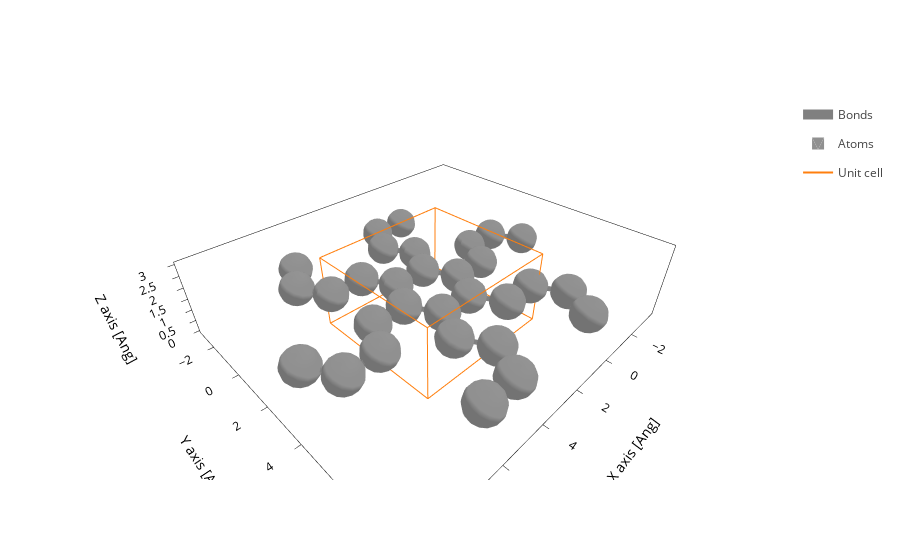

Write notebook code for a chart like this one.
### Code cell
# 1. Hexagonal carbon ring
ring = sisl.geom.graphene_flake(shells=0, bond=BOND, atoms="C", vacuum=VACUUM)

# 2. Arm to attach (here zigzag nanoribbon of length n)
arm = sisl.geom.graphene_nanoribbon(2, BOND, kind="armchair", vacuum=VACUUM)
# 3. Attach one arm to each of the 6 ring atoms
system = ring.copy()
center = np.mean(ring.xyz, axis=0)
for i in ring:
    # outward radial direction
    v = ring[i] - center
    # angle from +x axis
    angle = i*60
    print(angle)
    # rotate a copy of the arm so its axis aligns with v
    rotated = arm.rotate(angle, v=[0,0,1], origin=ring.xyz.mean(0))
    # translate so first atom of rotated arm is bond length away
    shift = ring[i] + v/np.linalg.norm(v)*BOND - rotated[0]
    rotated = rotated.translate(shift)
    # extend system
    system += rotated
print(system.atoms)
print(f"arms : 6 x 4 = {6*4}\nring : 6\ntotal: {6*4+6}")

# 4. Plot
system.plot()

### Figure 1 — Plotly figure (JSON) as saved in the notebook; plotly's stock layout.template omitted (floating-point values rounded to 4 significant figures; data arrays with more than 128 entries replaced by an {"elided": "..."} marker saying what was removed)
{"data": [{"line": {"color": "gray", "width": 10}, "meta": {}, "mode": "lines", "name": "Bonds", "opacity": 1, "type": "scatter3d", "x": {"elided": "630 float values"}, "y": {"elided": "630 float values"}, "z": {"elided": "630 float values"}}, {"alphahull": 0, "color": "#909090", "hovertemplate": "%{meta.position}", "legendgroup": "Atoms", "meta": {"meta": {"Atoms_i": 0}, "position": "(4.34, 2.73, 1.50)"}, "name": "Atoms", "opacity": 1, "showlegend": true, "showscale": false, "type": "mesh3d", "x": {"elided": "225 float values"}, "y": {"elided": "225 float values"}, "z": {"elided": "225 float values"}}, {"alphahull": 0, "color": "#909090", "hovertemplate": "%{meta.position}", "legendgroup": "Atoms", "meta": {"meta": {"Atoms_i": 1}, "position": "(3.63, 3.96, 1.50)"}, "name": "Atoms", "opacity": 1, "showlegend": false, "showscale": false, "type": "mesh3d", "x": {"elided": "225 float values"}, "y": {"elided": "225 float values"}, "z": {"elided": "225 float values"}}, {"alphahull": 0, "color": "#909090", "hovertemplate": "%{meta.position}", "legendgroup": "Atoms", "meta": {"meta": {"Atoms_i": 2}, "position": "(2.21, 3.96, 1.50)"}, "name": "Atoms", "opacity": 1, "showlegend": false, "showscale": false, "type": "mesh3d", "x": {"elided": "225 float values"}, "y": {"elided": "225 float values"}, "z": {"elided": "225 float values"}}, {"alphahull": 0, "color": "#909090", "hovertemplate": "%{meta.position}", "legendgroup": "Atoms", "meta": {"meta": {"Atoms_i": 3}, "position": "(1.50, 2.73, 1.50)"}, "name": "Atoms", "opacity": 1, "showlegend": false, "showscale": false, "type": "mesh3d", "x": {"elided": "225 float values"}, "y": {"elided": "225 float values"}, "z": {"elided": "225 float values"}}, {"alphahull": 0, "color": "#909090", "hovertemplate": "%{meta.position}", "legendgroup": "Atoms", "meta": {"meta": {"Atoms_i": 4}, "position": "(2.21, 1.50, 1.50)"}, "name": "Atoms", "opacity": 1, "showlegend": false, "showscale": false, "type": "mesh3d", "x": {"elided": "225 float values"}, "y": {"elided": "225 float values"}, "z": {"elided": "225 float values"}}, {"alphahull": 0, "color": "#909090", "hovertemplate": "%{meta.position}", "legendgroup": "Atoms", "meta": {"meta": {"Atoms_i": 5}, "position": "(3.63, 1.50, 1.50)"}, "name": "Atoms", "opacity": 1, "showlegend": false, "showscale": false, "type": "mesh3d", "x": {"elided": "225 float values"}, "y": {"elided": "225 float values"}, "z": {"elided": "225 float values"}}, {"alphahull": 0, "color": "#909090", "hovertemplate": "%{meta.position}", "legendgroup": "Atoms", "meta": {"meta": {"Atoms_i": 6}, "position": "(5.76, 2.73, 1.50)"}, "name": "Atoms", "opacity": 1, "showlegend": false, "showscale": false, "type": "mesh3d", "x": {"elided": "225 float values"}, "y": {"elided": "225 float values"}, "z": {"elided": "225 float values"}}, {"alphahull": 0, "color": "#909090", "hovertemplate": "%{meta.position}", "legendgroup": "Atoms", "meta": {"meta": {"Atoms_i": 7}, "position": "(6.47, 3.96, 1.50)"}, "name": "Atoms", "opacity": 1, "showlegend": false, "showscale": false, "type": "mesh3d", "x": {"elided": "225 float values"}, "y": {"elided": "225 float values"}, "z": {"elided": "225 float values"}}, {"alphahull": 0, "color": "#909090", "hovertemplate": "%{meta.position}", "legendgroup": "Atoms", "meta": {"meta": {"Atoms_i": 8}, "position": "(7.89, 3.96, 1.50)"}, "name": "Atoms", "opacity": 1, "showlegend": false, "showscale": false, "type": "mesh3d", "x": {"elided": "225 float values"}, "y": {"elided": "225 float values"}, "z": {"elided": "225 float values"}}, {"alphahull": 0, "color": "#909090", "hovertemplate": "%{meta.position}", "legendgroup": "Atoms", "meta": {"meta": {"Atoms_i": 9}, "position": "(8.60, 2.73, 1.50)"}, "name": "Atoms", "opacity": 1, "showlegend": false, "showscale": false, "type": "mesh3d", "x": {"elided": "225 float values"}, "y": {"elided": "225 float values"}, "z": {"elided": "225 float values"}}, {"alphahull": 0, "color": "#909090", "hovertemplate": "%{meta.position}", "legendgroup": "Atoms", "meta": {"meta": {"Atoms_i": 10}, "position": "(4.34, 5.19, 1.50)"}, "name": "Atoms", "opacity": 1, "showlegend": false, "showscale": false, "type": "mesh3d", "x": {"elided": "225 float values"}, "y": {"elided": "225 float values"}, "z": {"elided": "225 float values"}}, {"alphahull": 0, "color": "#909090", "hovertemplate": "%{meta.position}", "legendgroup": "Atoms", "meta": {"meta": {"Atoms_i": 11}, "position": "(3.63, 6.42, 1.50)"}, "name": "Atoms", "opacity": 1, "showlegend": false, "showscale": false, "type": "mesh3d", "x": {"elided": "225 float values"}, "y": {"elided": "225 float values"}, "z": {"elided": "225 float values"}}, {"alphahull": 0, "color": "#909090", "hovertemplate": "%{meta.position}", "legendgroup": "Atoms", "meta": {"meta": {"Atoms_i": 12}, "position": "(4.34, 7.65, 1.50)"}, "name": "Atoms", "opacity": 1, "showlegend": false, "showscale": false, "type": "mesh3d", "x": {"elided": "225 float values"}, "y": {"elided": "225 float values"}, "z": {"elided": "225 float values"}}, {"alphahull": 0, "color": "#909090", "hovertemplate": "%{meta.position}", "legendgroup": "Atoms", "meta": {"meta": {"Atoms_i": 13}, "position": "(5.76, 7.65, 1.50)"}, "name": "Atoms", "opacity": 1, "showlegend": false, "showscale": false, "type": "mesh3d", "x": {"elided": "225 float values"}, "y": {"elided": "225 float values"}, "z": {"elided": "225 float values"}}, {"alphahull": 0, "color": "#909090", "hovertemplate": "%{meta.position}", "legendgroup": "Atoms", "meta": {"meta": {"Atoms_i": 14}, "position": "(1.50, 5.19, 1.50)"}, "name": "Atoms", "opacity": 1, "showlegend": false, "showscale": false, "type": "mesh3d", "x": {"elided": "225 float values"}, "y": {"elided": "225 float values"}, "z": {"elided": "225 float values"}}, {"alphahull": 0, "color": "#909090", "hovertemplate": "%{meta.position}", "legendgroup": "Atoms", "meta": {"meta": {"Atoms_i": 15}, "position": "(0.08, 5.19, 1.50)"}, "name": "Atoms", "opacity": 1, "showlegend": false, "showscale": false, "type": "mesh3d", "x": {"elided": "225 float values"}, "y": {"elided": "225 float values"}, "z": {"elided": "225 float values"}}, {"alphahull": 0, "color": "#909090", "hovertemplate": "%{meta.position}", "legendgroup": "Atoms", "meta": {"meta": {"Atoms_i": 16}, "position": "(-0.63, 6.42, 1.50)"}, "name": "Atoms", "opacity": 1, "showlegend": false, "showscale": false, "type": "mesh3d", "x": {"elided": "225 float values"}, "y": {"elided": "225 float values"}, "z": {"elided": "225 float values"}}, {"alphahull": 0, "color": "#909090", "hovertemplate": "%{meta.position}", "legendgroup": "Atoms", "meta": {"meta": {"Atoms_i": 17}, "position": "(0.08, 7.65, 1.50)"}, "name": "Atoms", "opacity": 1, "showlegend": false, "showscale": false, "type": "mesh3d", "x": {"elided": "225 float values"}, "y": {"elided": "225 float values"}, "z": {"elided": "225 float values"}}, {"alphahull": 0, "color": "#909090", "hovertemplate": "%{meta.position}", "legendgroup": "Atoms", "meta": {"meta": {"Atoms_i": 18}, "position": "(0.08, 2.73, 1.50)"}, "name": "Atoms", "opacity": 1, "showlegend": false, "showscale": false, "type": "mesh3d", "x": {"elided": "225 float values"}, "y": {"elided": "225 float values"}, "z": {"elided": "225 float values"}}, {"alphahull": 0, "color": "#909090", "hovertemplate": "%{meta.position}", "legendgroup": "Atoms", "meta": {"meta": {"Atoms_i": 19}, "position": "(-0.63, 1.50, 1.50)"}, "name": "Atoms", "opacity": 1, "showlegend": false, "showscale": false, "type": "mesh3d", "x": {"elided": "225 float values"}, "y": {"elided": "225 float values"}, "z": {"elided": "225 float values"}}, {"alphahull": 0, "color": "#909090", "hovertemplate": "%{meta.position}", "legendgroup": "Atoms", "meta": {"meta": {"Atoms_i": 20}, "position": "(-2.05, 1.50, 1.50)"}, "name": "Atoms", "opacity": 1, "showlegend": false, "showscale": false, "type": "mesh3d", "x": {"elided": "225 float values"}, "y": {"elided": "225 float values"}, "z": {"elided": "225 float values"}}, {"alphahull": 0, "color": "#909090", "hovertemplate": "%{meta.position}", "legendgroup": "Atoms", "meta": {"meta": {"Atoms_i": 21}, "position": "(-2.76, 2.73, 1.50)"}, "name": "Atoms", "opacity": 1, "showlegend": false, "showscale": false, "type": "mesh3d", "x": {"elided": "225 float values"}, "y": {"elided": "225 float values"}, "z": {"elided": "225 float values"}}, {"alphahull": 0, "color": "#909090", "hovertemplate": "%{meta.position}", "legendgroup": "Atoms", "meta": {"meta": {"Atoms_i": 22}, "position": "(1.50, 0.27, 1.50)"}, "name": "Atoms", "opacity": 1, "showlegend": false, "showscale": false, "type": "mesh3d", "x": {"elided": "225 float values"}, "y": {"elided": "225 float values"}, "z": {"elided": "225 float values"}}, {"alphahull": 0, "color": "#909090", "hovertemplate": "%{meta.position}", "legendgroup": "Atoms", "meta": {"meta": {"Atoms_i": 23}, "position": "(2.21, -0.96, 1.50)"}, "name": "Atoms", "opacity": 1, "showlegend": false, "showscale": false, "type": "mesh3d", "x": {"elided": "225 float values"}, "y": {"elided": "225 float values"}, "z": {"elided": "225 float values"}}, {"alphahull": 0, "color": "#909090", "hovertemplate": "%{meta.position}", "legendgroup": "Atoms", "meta": {"meta": {"Atoms_i": 24}, "position": "(1.50, -2.19, 1.50)"}, "name": "Atoms", "opacity": 1, "showlegend": false, "showscale": false, "type": "mesh3d", "x": {"elided": "225 float values"}, "y": {"elided": "225 float values"}, "z": {"elided": "225 float values"}}, {"alphahull": 0, "color": "#909090", "hovertemplate": "%{meta.position}", "legendgroup": "Atoms", "meta": {"meta": {"Atoms_i": 25}, "position": "(0.08, -2.19, 1.50)"}, "name": "Atoms", "opacity": 1, "showlegend": false, "showscale": false, "type": "mesh3d", "x": {"elided": "225 float values"}, "y": {"elided": "225 float values"}, "z": {"elided": "225 float values"}}, {"alphahull": 0, "color": "#909090", "hovertemplate": "%{meta.position}", "legendgroup": "Atoms", "meta": {"meta": {"Atoms_i": 26}, "position": "(4.34, 0.27, 1.50)"}, "name": "Atoms", "opacity": 1, "showlegend": false, "showscale": false, "type": "mesh3d", "x": {"elided": "225 float values"}, "y": {"elided": "225 float values"}, "z": {"elided": "225 float values"}}, {"alphahull": 0, "color": "#909090", "hovertemplate": "%{meta.position}", "legendgroup": "Atoms", "meta": {"meta": {"Atoms_i": 27}, "position": "(5.76, 0.27, 1.50)"}, "name": "Atoms", "opacity": 1, "showlegend": false, "showscale": false, "type": "mesh3d", "x": {"elided": "225 float values"}, "y": {"elided": "225 float values"}, "z": {"elided": "225 float values"}}, {"alphahull": 0, "color": "#909090", "hovertemplate": "%{meta.position}", "legendgroup": "Atoms", "meta": {"meta": {"Atoms_i": 28}, "position": "(6.47, -0.96, 1.50)"}, "name": "Atoms", "opacity": 1, "showlegend": false, "showscale": false, "type": "mesh3d", "x": {"elided": "225 float values"}, "y": {"elided": "225 float values"}, "z": {"elided": "225 float values"}}, {"alphahull": 0, "color": "#909090", "hovertemplate": "%{meta.position}", "legendgroup": "Atoms", "meta": {"meta": {"Atoms_i": 29}, "position": "(5.76, -2.19, 1.50)"}, "name": "Atoms", "opacity": 1, "showlegend": false, "showscale": false, "type": "mesh3d", "x": {"elided": "225 float values"}, "y": {"elided": "225 float values"}, "z": {"elided": "225 float values"}}, {"meta": {}, "mode": "lines", "name": "Unit cell", "type": "scatter3d", "x": [0.0, 0.0, 5.84, 5.84, 0.0, 0.0, NaN, 0.0, 0.0, 0.0, 5.84, 5.84, 0.0, NaN, 5.84, 5.84, NaN, 5.84, 5.84], "y": [0.0, 5.46, 5.46, 5.46, 5.46, 5.46, NaN, 5.46, 0.0, 0.0, 0.0, 0.0, 0.0, NaN, 5.46, 0.0, NaN, 5.46, 0.0], "z": [0.0, 0.0, 0.0, 3.0, 3.0, 0.0, NaN, 3.0, 3.0, 0.0, 0.0, 3.0, 3.0, NaN, 0.0, 0.0, NaN, 3.0, 3.0]}], "layout": {"scene": {"aspectmode": "data", "xaxis": {"title": {"text": "X axis [Ang]"}}, "yaxis": {"title": {"text": "Y axis [Ang]"}}, "zaxis": {"title": {"text": "Z axis [Ang]"}}}, "xaxis": {"scaleanchor": "y", "scaleratio": 1, "title": {"text": "X axis [Ang]"}}, "yaxis": {"title": {"text": "Y axis [Ang]"}}}}
